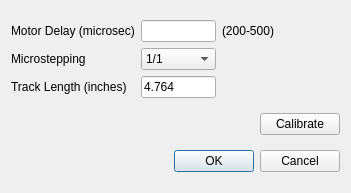
<?xml version="1.0" encoding="UTF-8"?>
<ui version="4.0">
 <class>MotorSettings</class>
 <widget class="QDialog" name="MotorSettings">
  <property name="windowModality">
   <enum>Qt::ApplicationModal</enum>
  </property>
  <property name="geometry">
   <rect>
    <x>0</x>
    <y>0</y>
    <width>351</width>
    <height>193</height>
   </rect>
  </property>
  <property name="sizePolicy">
   <sizepolicy hsizetype="Minimum" vsizetype="Minimum">
    <horstretch>0</horstretch>
    <verstretch>0</verstretch>
   </sizepolicy>
  </property>
  <property name="minimumSize">
   <size>
    <width>0</width>
    <height>0</height>
   </size>
  </property>
  <property name="maximumSize">
   <size>
    <width>351</width>
    <height>193</height>
   </size>
  </property>
  <property name="windowTitle">
   <string>Spray Settings</string>
  </property>
  <property name="windowIcon">
   <iconset>
    <normaloff>cropped-fav_icon-270x270.png</normaloff>cropped-fav_icon-270x270.png</iconset>
  </property>
  <property name="layoutDirection">
   <enum>Qt::LeftToRight</enum>
  </property>
  <layout class="QVBoxLayout" name="verticalLayout">
   <item>
    <layout class="QGridLayout" name="gridLayout">
     <item row="0" column="0">
      <widget class="QLabel" name="delay_label">
       <property name="text">
        <string>Motor Delay (microsec)</string>
       </property>
      </widget>
     </item>
     <item row="1" column="2">
      <widget class="QComboBox" name="microstepping_comboBox">
       <item>
        <property name="text">
         <string>1/1</string>
        </property>
       </item>
       <item>
        <property name="text">
         <string>1/2</string>
        </property>
       </item>
       <item>
        <property name="text">
         <string>1/4</string>
        </property>
       </item>
       <item>
        <property name="text">
         <string>1/8</string>
        </property>
       </item>
       <item>
        <property name="text">
         <string>1/16</string>
        </property>
       </item>
       <item>
        <property name="text">
         <string>1/32</string>
        </property>
       </item>
      </widget>
     </item>
     <item row="1" column="0">
      <widget class="QLabel" name="microstepping_label">
       <property name="text">
        <string>Microstepping</string>
       </property>
      </widget>
     </item>
     <item row="0" column="3">
      <widget class="QLabel" name="label_4">
       <property name="text">
        <string>(200-500)</string>
       </property>
      </widget>
     </item>
     <item row="0" column="2">
      <widget class="QLineEdit" name="delay_edit">
       <property name="maximumSize">
        <size>
         <width>75</width>
         <height>16777215</height>
        </size>
       </property>
      </widget>
     </item>
     <item row="2" column="2">
      <widget class="QLineEdit" name="maxWidth_edit">
       <property name="maximumSize">
        <size>
         <width>75</width>
         <height>16777215</height>
        </size>
       </property>
       <property name="text">
        <string>4.764</string>
       </property>
      </widget>
     </item>
     <item row="2" column="0">
      <widget class="QLabel" name="maxWidth_label">
       <property name="text">
        <string>Track Length (inches)</string>
       </property>
      </widget>
     </item>
    </layout>
   </item>
   <item>
    <layout class="QHBoxLayout" name="horizontalLayout_2">
     <item>
      <spacer name="horizontalSpacer_2">
       <property name="orientation">
        <enum>Qt::Horizontal</enum>
       </property>
       <property name="sizeHint" stdset="0">
        <size>
         <width>40</width>
         <height>20</height>
        </size>
       </property>
      </spacer>
     </item>
     <item>
      <widget class="QPushButton" name="calibrate_button">
       <property name="text">
        <string>Calibrate</string>
       </property>
      </widget>
     </item>
    </layout>
   </item>
   <item>
    <layout class="QHBoxLayout" name="horizontalLayout">
     <item>
      <spacer name="horizontalSpacer">
       <property name="orientation">
        <enum>Qt::Horizontal</enum>
       </property>
       <property name="sizeHint" stdset="0">
        <size>
         <width>40</width>
         <height>20</height>
        </size>
       </property>
      </spacer>
     </item>
     <item>
      <widget class="QDialogButtonBox" name="settingsButtonBox">
       <property name="orientation">
        <enum>Qt::Horizontal</enum>
       </property>
       <property name="standardButtons">
        <set>QDialogButtonBox::Cancel|QDialogButtonBox::Ok</set>
       </property>
       <property name="centerButtons">
        <bool>false</bool>
       </property>
      </widget>
     </item>
    </layout>
   </item>
  </layout>
 </widget>
 <resources/>
 <connections>
  <connection>
   <sender>settingsButtonBox</sender>
   <signal>accepted()</signal>
   <receiver>MotorSettings</receiver>
   <slot>accept()</slot>
   <hints>
    <hint type="sourcelabel">
     <x>248</x>
     <y>254</y>
    </hint>
    <hint type="destinationlabel">
     <x>157</x>
     <y>274</y>
    </hint>
   </hints>
  </connection>
  <connection>
   <sender>settingsButtonBox</sender>
   <signal>rejected()</signal>
   <receiver>MotorSettings</receiver>
   <slot>reject()</slot>
   <hints>
    <hint type="sourcelabel">
     <x>316</x>
     <y>260</y>
    </hint>
    <hint type="destinationlabel">
     <x>286</x>
     <y>274</y>
    </hint>
   </hints>
  </connection>
 </connections>
</ui>
